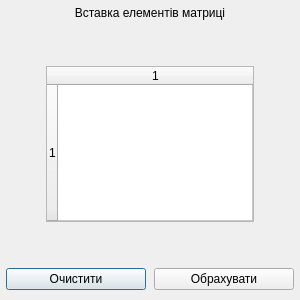
<?xml version="1.0" encoding="UTF-8"?>
<ui version="4.0">
 <class>InputWindow</class>
 <widget class="QDialog" name="InputWindow">
  <property name="geometry">
   <rect>
    <x>0</x>
    <y>0</y>
    <width>300</width>
    <height>300</height>
   </rect>
  </property>
  <property name="minimumSize">
   <size>
    <width>300</width>
    <height>300</height>
   </size>
  </property>
  <property name="maximumSize">
   <size>
    <width>1000</width>
    <height>1000</height>
   </size>
  </property>
  <property name="windowTitle">
   <string>Створення матриці</string>
  </property>
  <layout class="QGridLayout" name="gridLayout">
   <property name="leftMargin">
    <number>6</number>
   </property>
   <property name="topMargin">
    <number>6</number>
   </property>
   <property name="rightMargin">
    <number>6</number>
   </property>
   <property name="bottomMargin">
    <number>10</number>
   </property>
   <property name="spacing">
    <number>6</number>
   </property>
   <item row="2" column="0">
    <layout class="QVBoxLayout" name="matrixLayout">
     <property name="leftMargin">
      <number>40</number>
     </property>
     <property name="topMargin">
      <number>40</number>
     </property>
     <property name="rightMargin">
      <number>40</number>
     </property>
     <property name="bottomMargin">
      <number>40</number>
     </property>
     <item>
      <widget class="QTableWidget" name="inputMatrixWidget">
       <property name="sizeIncrement">
        <size>
         <width>4</width>
         <height>4</height>
        </size>
       </property>
       <property name="baseSize">
        <size>
         <width>4</width>
         <height>4</height>
        </size>
       </property>
       <property name="layoutDirection">
        <enum>Qt::LeftToRight</enum>
       </property>
       <property name="inputMethodHints">
        <set>Qt::ImhNone</set>
       </property>
       <property name="lineWidth">
        <number>1</number>
       </property>
       <property name="autoScroll">
        <bool>true</bool>
       </property>
       <property name="iconSize">
        <size>
         <width>0</width>
         <height>0</height>
        </size>
       </property>
       <property name="textElideMode">
        <enum>Qt::ElideMiddle</enum>
       </property>
       <property name="rowCount">
        <number>1</number>
       </property>
       <property name="columnCount">
        <number>1</number>
       </property>
       <attribute name="horizontalHeaderCascadingSectionResizes">
        <bool>false</bool>
       </attribute>
       <attribute name="horizontalHeaderMinimumSectionSize">
        <number>20</number>
       </attribute>
       <attribute name="horizontalHeaderDefaultSectionSize">
        <number>60</number>
       </attribute>
       <attribute name="horizontalHeaderShowSortIndicator" stdset="0">
        <bool>false</bool>
       </attribute>
       <attribute name="horizontalHeaderStretchLastSection">
        <bool>true</bool>
       </attribute>
       <attribute name="verticalHeaderCascadingSectionResizes">
        <bool>false</bool>
       </attribute>
       <attribute name="verticalHeaderMinimumSectionSize">
        <number>10</number>
       </attribute>
       <attribute name="verticalHeaderDefaultSectionSize">
        <number>30</number>
       </attribute>
       <attribute name="verticalHeaderShowSortIndicator" stdset="0">
        <bool>false</bool>
       </attribute>
       <attribute name="verticalHeaderStretchLastSection">
        <bool>true</bool>
       </attribute>
       <row/>
       <column/>
      </widget>
     </item>
    </layout>
   </item>
   <item row="4" column="0">
    <layout class="QHBoxLayout" name="buttonLayout">
     <property name="spacing">
      <number>8</number>
     </property>
     <item>
      <widget class="QPushButton" name="pushButtonClear">
       <property name="text">
        <string>Очистити</string>
       </property>
       <property name="default">
        <bool>false</bool>
       </property>
       <property name="flat">
        <bool>false</bool>
       </property>
      </widget>
     </item>
     <item>
      <widget class="QPushButton" name="pushButtonSubmit">
       <property name="text">
        <string>Обрахувати</string>
       </property>
      </widget>
     </item>
    </layout>
   </item>
   <item row="0" column="0">
    <widget class="QLabel" name="label">
     <property name="text">
      <string>Вставка елементів матриці</string>
     </property>
     <property name="alignment">
      <set>Qt::AlignCenter</set>
     </property>
    </widget>
   </item>
  </layout>
 </widget>
 <resources/>
 <connections/>
</ui>
